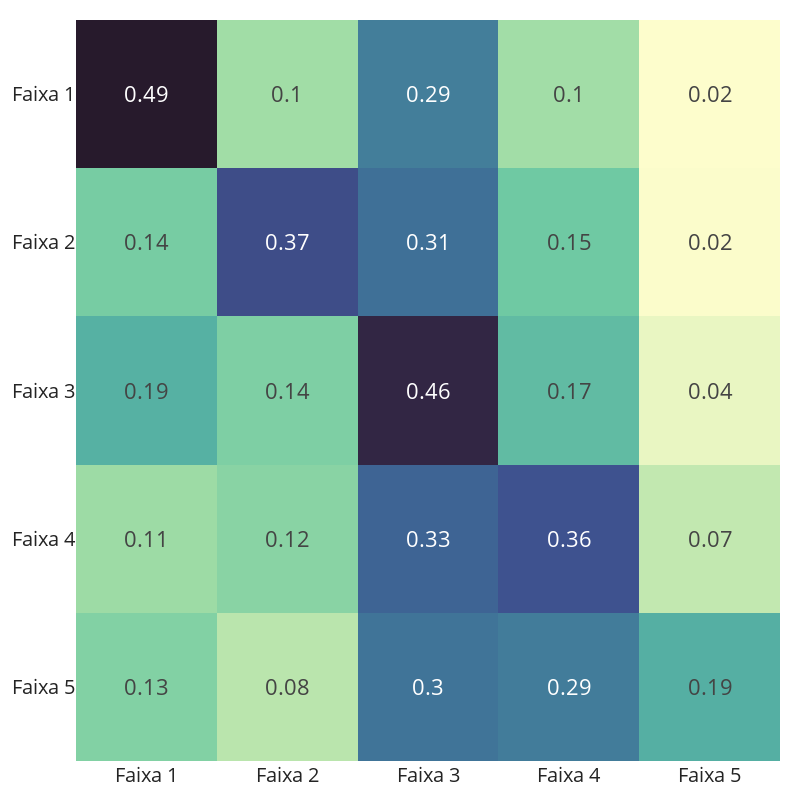

This figure's notebook cell:
### Code cell
# Exemplo de matriz (você pode usar qualquer matriz que desejar)
matrix = np.flipud(B)  # Valores multiplicados para ficarem mais visíveis

# Criação do heatmap com rótulos
fig = go.Figure(data=go.Heatmap(
    z=matrix,
    colorscale='deep',  # Escolha uma paleta que mantenha o contraste com os números
    text=np.round(matrix, 2),  # Colocando os valores da matriz no texto
    texttemplate="%{text}",  # Mostrar o valor exato
    textfont={"size":22},  # Tamanho da fonte dos números
    zmin=np.min(B), zmax=np.max(B),  # Definir o intervalo de cores para 1 a 5
    hoverinfo='skip',  # Desativar informações ao passar o mouse
    showscale=False  # Remover a barra lateral (colorbar)
))

# Customização do layout para melhorar a delimitação e ajustar os títulos dos eixos
fig.update_layout(
    title_font=dict(size=20, color='black'),
    xaxis=dict(
        title_font=dict(size=24),  # Aumentar o tamanho do título do eixo X
        tickfont=dict(size=20),  # Aumentar o tamanho dos rótulos dos ticks no eixo X
        showgrid=False,  # Remover grid no fundo
        ticks='',
        tickvals=[0, 1, 2, 3, 4],  # Posicionamento dos ticks
        ticktext=[f'Faixa {i}' for i in range(1,6)], 
    ),
    yaxis=dict(
        title_font=dict(size=24),  # Aumentar o tamanho do título do eixo Y
        tickfont=dict(size=20),  # Aumentar o tamanho dos rótulos dos ticks no eixo Y
        showgrid=False,
        ticks='',
        tickvals=[0, 1, 2, 3, 4],  # Posicionamento dos ticks
        ticktext=[f'Faixa {6-i}' for i in range(1,6)], 
    ),
    plot_bgcolor='white',  # Fundo branco para melhor contraste
    width=800, height=800,  # Ajuste do tamanho do gráfico
    template="seaborn",  # Estilo de layout
    paper_bgcolor='rgba(0,0,0,0)',
)

# Ajustar margens do gráfico
s = 20
fig.update_layout(margin=dict(l=s, r=s, t=s, b=s))
fig.write_image(f'./img/h.png')
# Exibir o gráfico
fig.show()

### Figure 1 — Plotly figure (JSON) as saved in the notebook; plotly's stock layout.template omitted (floating-point values rounded to 4 significant figures)
{"data": [{"colorscale": [[0, "rgb(253, 253, 204)"], [0.09091, "rgb(206, 236, 179)"], [0.1818, "rgb(156, 219, 165)"], [0.2727, "rgb(111, 201, 163)"], [0.3636, "rgb(86, 177, 163)"], [0.4545, "rgb(76, 153, 160)"], [0.5455, "rgb(68, 130, 155)"], [0.6364, "rgb(62, 108, 150)"], [0.7273, "rgb(62, 82, 143)"], [0.8182, "rgb(64, 60, 115)"], [0.9091, "rgb(54, 43, 77)"], [1, "rgb(39, 26, 44)"]], "hoverinfo": "skip", "showscale": false, "text": [[0.13, 0.08, 0.3, 0.29, 0.19], [0.11, 0.12, 0.33, 0.36, 0.07], [0.19, 0.14, 0.46, 0.17, 0.04], [0.14, 0.37, 0.31, 0.15, 0.02], [0.49, 0.1, 0.29, 0.1, 0.02]], "textfont": {"size": 22}, "texttemplate": "%{text}", "type": "heatmap", "z": [[0.131, 0.08142, 0.3036, 0.2893, 0.1947], [0.1061, 0.1247, 0.3328, 0.3618, 0.07457], [0.192, 0.1355, 0.4598, 0.1734, 0.03923], [0.1415, 0.3725, 0.3128, 0.15, 0.02315], [0.4903, 0.1021, 0.285, 0.1012, 0.02142]], "zmax": 0.4903, "zmin": 0.02142}], "layout": {"height": 800, "margin": {"b": 20, "l": 20, "r": 20, "t": 20}, "paper_bgcolor": "rgba(0,0,0,0)", "plot_bgcolor": "white", "title": {"font": {"color": "black", "size": 20}}, "width": 800, "xaxis": {"showgrid": false, "tickfont": {"size": 20}, "ticks": "", "ticktext": ["Faixa 1", "Faixa 2", "Faixa 3", "Faixa 4", "Faixa 5"], "tickvals": [0, 1, 2, 3, 4], "title": {"font": {"size": 24}}}, "yaxis": {"showgrid": false, "tickfont": {"size": 20}, "ticks": "", "ticktext": ["Faixa 5", "Faixa 4", "Faixa 3", "Faixa 2", "Faixa 1"], "tickvals": [0, 1, 2, 3, 4], "title": {"font": {"size": 24}}}}}
